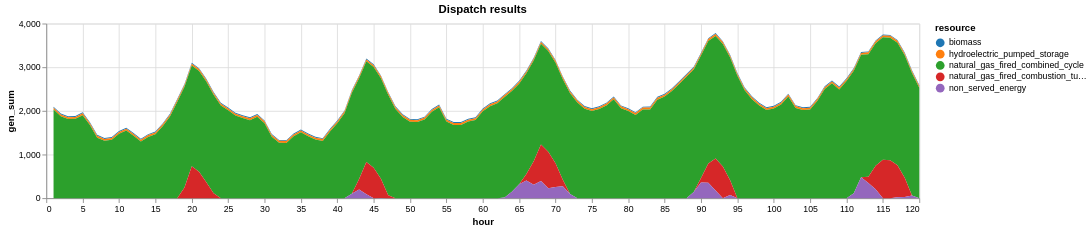

Notebook cell for this chart:
### Code cell
# A simulator!

# initialize outputs
contribution_total = 0.0
policy_results = DataFrame(day=Int[], predicted_cost = Float64[], actual_cost_total = Float64[], actual_cost_nse = Float64[])
dispatch_results=DataFrame(resource=String[],hour=Int64[],gen_sum=Float64[])

# re-define dynamic state variable in case we run this multiple times
state_variable_dynamic = Dict(
    "net_load_previous_day" => net_load_for_simulation[1:24,:]
    ) ;

for day in 1:5

    println("Day is $day")

    net_load_previous_day = state_variable_dynamic["net_load_previous_day"]
    
    load_scenarios_for_deterministic_UC = hcat(net_load_previous_day.demand,net_load_previous_day.demand*0.95,net_load_previous_day.demand*1.05)

    deterministic_UC_solution = unit_commitment_deterministic(
        state_variable_static["gen_df"],
        net_load_previous_day,
        0.01,
        state_variable_static["nse_cost"]
        );    

    # decision variable = set of commitment decisions
    x_G_t = deterministic_UC_solution.commit

    # we also record the start cost, which we know in advance because our commitment schedule is now known.
    start_cost = deterministic_UC_solution.start_cost

    #### ...... 24 hours later ...... ####

    # Initialize dict for exogenous information. This will consist of both the actual net load, and the dispatch results.
    W_tplus1 = Dict()

    # Let's get the net load that actually occurred. This is part of our exogenous information.
    time_current_day = (day*24+1):((day+1)*24)
    net_load_actual = copy(net_load_for_simulation[in.(net_load_for_simulation.hour,Ref(time_current_day)),:])
    net_load_actual.hour = 1:24
    W_tplus1["net_load_actual"] = net_load_actual

    # Now we run economic dispatch on this actual net load to see how our commitment decisions performed. We add the actual energy and NSE cost to our exogenous information.

    economic_dispatch_solution = economic_dispatch(
        state_variable_static["gen_df"],
        net_load_actual,
        0.01,
        x_G_t,
        state_variable_static["nse_cost"]
        );

    W_tplus1["energy_cost_actual"] = economic_dispatch_solution.energy_cost
    W_tplus1["nse_cost_actual"] = economic_dispatch_solution.nse_cost

    # We also record the dispatch so we can see what happened.
    sol_gen = combine(groupby(innerjoin(economic_dispatch_solution.gen, state_variable_static["gen_df"][!, [:r_id, :resource]], on = :r_id),[:resource, :hour]), :gen => sum)
    append!(sol_gen, DataFrame(resource = repeat(["non_served_energy"]; outer=24), hour = 1:24,gen_sum = economic_dispatch_solution.nse))
    sol_gen.hour .= sol_gen.hour .+ 24*(day-1)
    dispatch_results=vcat(dispatch_results,sol_gen)

    # Now we run our transition function, which in this case is very simple: updating the previous day's net load for our next decision.
    state_variable_dynamic["net_load_previous_day"] = net_load_actual

    # Finally we record our "contributions", which are the start costs (which we knew in advance), the actual energy costs, and the actual nse costs.
    contribution_total += start_cost + W_tplus1["energy_cost_actual"] + W_tplus1["nse_cost_actual"]

    # We also record our relevant results to our policy results dataframe
    new_row = (
        day=day,
        predicted_cost=deterministic_UC_solution.cost,
        actual_cost_total=start_cost + W_tplus1["energy_cost_actual"] + W_tplus1["nse_cost_actual"],
        actual_cost_nse=W_tplus1["nse_cost_actual"]
        )
        
    push!(policy_results,new_row)

end

# Now we plot the results of our policy
p1=plot(policy_results.day,policy_results.predicted_cost,label="Predicted cost",xlabel="Day",ylabel="Cost (\$)",title="Policy results: Deterministic UC",legend = :outerright,size = (800, 300))
plot!(p1,policy_results.day,policy_results.actual_cost_total,label="Actual cost")
plot!(p1,policy_results.day,policy_results.actual_cost_nse,label="NSE cost (subset of actual cost)")
display(p1)

plot2=dispatch_results |>
@vlplot(:area, 
    x=:hour, y={:gen_sum, stack=:zero}, 
    color={"resource:n", scale={scheme="category10"}},width=1000,title="Dispatch results")
display(plot2)

### Figure 1 — Vega specification as saved in the notebook (floating-point values rounded to 4 significant figures; data arrays with more than 128 entries replaced by an {"elided": "..."} marker saying what was removed)
{"$schema": "https://vega.github.io/schema/vega/v5.json", "axes": [{"aria": false, "domain": false, "grid": true, "gridScale": "y", "labels": false, "maxExtent": 0, "minExtent": 0, "orient": "bottom", "scale": "x", "tickCount": {"signal": "ceil(width/40)"}, "ticks": false, "zindex": 0}, {"aria": false, "domain": false, "grid": true, "gridScale": "x", "labels": false, "maxExtent": 0, "minExtent": 0, "orient": "left", "scale": "y", "tickCount": {"signal": "ceil(height/40)"}, "ticks": false, "zindex": 0}, {"grid": false, "labelFlush": true, "labelOverlap": true, "orient": "bottom", "scale": "x", "tickCount": {"signal": "ceil(width/40)"}, "title": "hour", "zindex": 0}, {"grid": false, "labelOverlap": true, "orient": "left", "scale": "y", "tickCount": {"signal": "ceil(height/40)"}, "title": "gen_sum", "zindex": 0}], "background": "white", "data": [{"name": "source_0", "values": {"elided": "600 records"}}, {"name": "data_0", "source": "source_0", "transform": [{"as": "hour", "expr": "toNumber(datum[\"hour\"])", "type": "formula"}, {"field": "gen_sum", "groupby": ["resource"], "key": "hour", "method": "value", "type": "impute", "value": 0}, {"as": ["gen_sum_start", "gen_sum_end"], "field": "gen_sum", "groupby": ["hour"], "offset": "zero", "sort": {"field": ["resource"], "order": ["descending"]}, "type": "stack"}]}], "height": 200, "legends": [{"fill": "color", "symbolType": "circle", "title": "resource"}], "marks": [{"encode": {"update": {"height": {"field": {"group": "height"}}, "width": {"field": {"group": "width"}}}}, "from": {"facet": {"data": "data_0", "groupby": ["resource"], "name": "faceted_path_main"}}, "marks": [{"encode": {"update": {"defined": {"signal": "isValid(datum[\"hour\"]) && isFinite(+datum[\"hour\"]) && isValid(datum[\"gen_sum\"]) && isFinite(+datum[\"gen_sum\"])"}, "description": {"signal": "\"hour: \" + (format(datum[\"hour\"], \"\")) + \"; gen_sum: \" + (format(datum[\"gen_sum\"], \"\")) + \"; resource: \" + (isValid(datum[\"resource\"]) ? datum[\"resource\"] : \"\"+datum[\"resource\"])"}, "fill": {"field": "resource", "scale": "color"}, "orient": {"value": "vertical"}, "x": {"field": "hour", "scale": "x"}, "y": {"field": "gen_sum_end", "scale": "y"}, "y2": {"field": "gen_sum_start", "scale": "y"}}}, "from": {"data": "faceted_path_main"}, "name": "marks", "sort": {"field": "datum[\"hour\"]"}, "style": ["area"], "type": "area"}], "name": "pathgroup", "type": "group"}], "padding": 5, "scales": [{"domain": {"data": "data_0", "field": "hour"}, "name": "x", "nice": true, "range": [0, {"signal": "width"}], "type": "linear", "zero": false}, {"domain": {"data": "data_0", "fields": ["gen_sum_start", "gen_sum_end"]}, "name": "y", "nice": true, "range": [{"signal": "height"}, 0], "type": "linear", "zero": true}, {"domain": {"data": "data_0", "field": "resource", "sort": true}, "name": "color", "range": {"scheme": "category10"}, "type": "ordinal"}], "style": "cell", "title": {"frame": "group", "text": "Dispatch results"}, "width": 1000}
